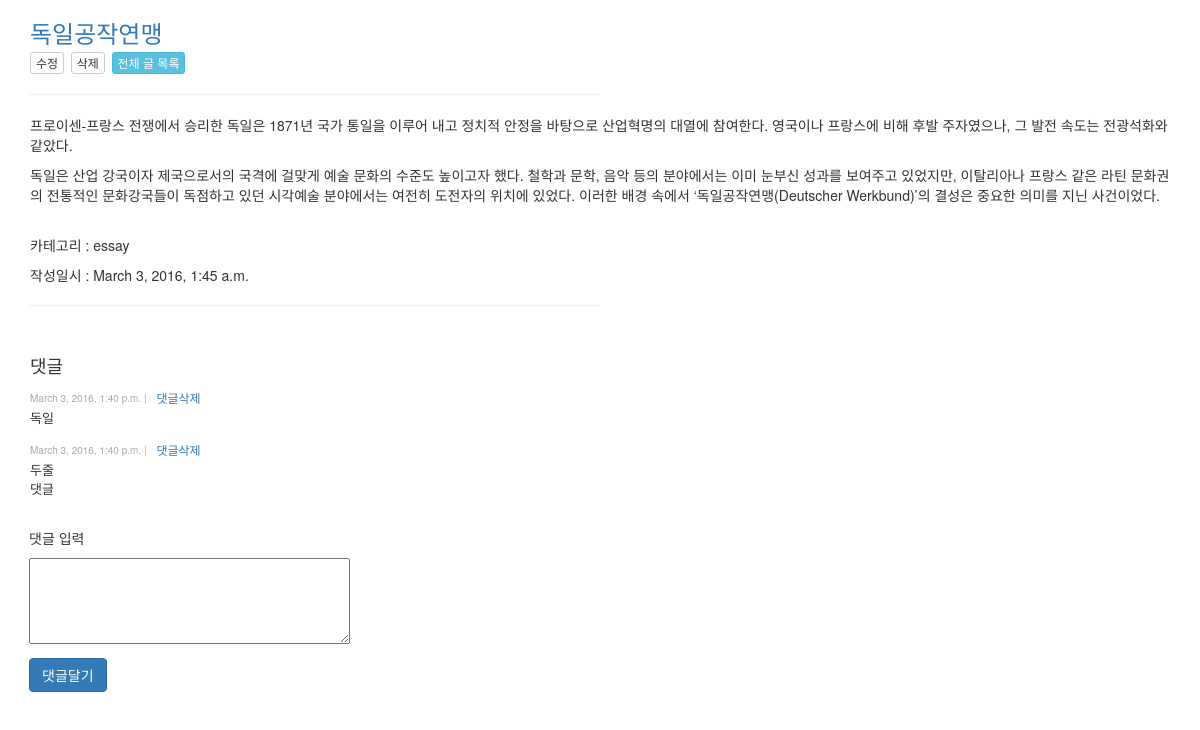
The app's page /post/17/ with its own data.
### blog/models.py (models this page shows, shortened)
class Post(models.Model):
    user = models.ForeignKey(settings.AUTH_USER_MODEL) # 유저만이 글을 쓸 수 있음
    title = models.CharField(max_length = 200, db_index = True)
    content = models.TextField() # 제한이 없는 아주 큰 문자열
    created_at = models.DateTimeField(auto_now_add = True) # 처음 데이터가 들어갈때 생성 일시가 자동으로 들어가도록
    updated_at = models.DateTimeField(auto_now = True) # 저장 시점의 일시 정보를 입력
    tags = models.ManyToManyField('Tag', blank = True) # 'Tag' 모델 클래스의 이름을 문자열로 하는 이유는 장고가 나중에 처리하도록 하기 위해서. 문자열이 아닐 경우 Post 클래스보다 앞에 있어야 함.
    category = models.ForeignKey(Category, null = True, blank = False) # null은 db에서 사용하는 것 blank는 폼에서 사용하는 것
    is_model_field = False
    class Meta: # 디폴트 정렬 기준 설정 - 가장 최근글 우선
        ordering = ('-created_at', '-pk')

class Category(models.Model):
    cat = models.CharField(max_length = 40)

class Comment(models.Model):
    post = models.ForeignKey(Post)
    content = models.TextField()
    created_at = models.DateTimeField(auto_now_add = True)
    updated_at = models.DateTimeField(auto_now = True)

### blog/views.py (the view, shortened to what this page needs)
# urls.py: url(r'^post/(?P<pk>[0-9]+)/$', blog_views.view_post, name='view_post'),
def view_post(request, pk):
    the_post = get_object_or_404(Post, pk=pk)
    the_comment = Comment.objects.filter(post=the_post)
    if request.method == 'GET':
        pass
    return render(request, 'view_post.html', {
        'post': the_post,
        'comment' : the_comment,
    })

### blog/templates/view_post.html (shortened to what this page needs)
{% extends 'blog_layout.html' %}
{% load bootstrap3 %}
{% block content %}
<div class="post_container">
    <div>
        <h3><a href="{% url 'view_post' pk=post.pk %}">{{ post.title }}</a><br>
          <a href="{% url 'edit_post' pk=post.pk %}">
              <button type="button" class="btn btn-default btn-xs">수정</button>
          </a>
          <a href="{% url 'delete_post' pk=post.pk %}">
              <button type="button" class="btn btn-default btn-xs">삭제</button>
          </a>
          <a href="{% url 'list_posts' %}">
              <button type="button" class="btn btn-info btn-xs">전체 글 목록</button>
          </a>
          <hr width="50%" align="left" />
      </div>
    <div class="post_content">
        <p>{{ post.content | linebreaks | default:"내용 없음."  }}</p>
    </div><br>
    <div>
        <p>카테고리 : {{ post.category.cat }}</p>
        <p>작성일시 : {{ post.created_at }}</p>
    </div>
    <hr width="50%" align="left" />
</div>
{% with comments=post.comment_set.all %}
    {% include 'list_comments.html' %}
{% endwith %}<br>
<form method="POST" action="" class="form-horizontal">
    <div class="form-group form-group-sm">
        <p>&emsp;댓글 입력</p>
        <p>
        &emsp;<textarea rows="4" cols="40" name="content"></textarea>
        </p>
        <p>
        &emsp;{% bootstrap_button "댓글달기" button_type="submit" button_class="btn-primary" %}
        </p>
    </div>
</form>
{% endblock %}

### blog/templates/list_comments.html
<div class="comment_container">
  <br><h4>댓글</h4>
    {% for comment in comments %}
    <div>
        <div style="display:inline" class="comment_info">{{ comment.user }} <font color=darkgrey size=1>{{ comment.created_at }} |</font></div>
        <a href="{% url 'delete_comment' pk=comment.pk %}">
            <button type="button" class="btn btn-link btn-xs">댓글삭제</button>
        </a>
        <div style="display:inline" class="comment_content"><font size=2>{{ comment.content | linebreaks }}</font></div>
    </div>
    {% empty %}
    <p><font size=2 color="darkgray">(댓글 없음)</font></p>
    {% endfor %}
</div>

### records on screen
Post: title "독일공작연맹", content "프로이센-프랑스 전쟁에서 승리한 독일은 1871년 국가 통일을 이루어 내고 정치적 안정을 바탕으로 산업혁명의 대열에 참여한다. 영국이나 프랑스에 비해 후발 주자였으나, 그 발전 속도는 전광석화와 같았다. 독일은 산업 강국이자 제국으로서의 국격에 걸맞게 예술 문화의 수준도 높이고자 했다. 철학과 문학, 음악 등의 분야에서는 이미 눈부신 성과를 보여주고 있었지만, 이탈리아나 프랑스 같은 라틴 문화권의 전통적인 문화강국들이 독점하고 있던 시각예술 분야에서는 여전히 도전자의 위치에 있었다. 이러한 배경 속에서 ‘독일공작연맹(Deutscher Werkbund)’의 결성은 중요한 의미를 지닌 사건이었다.", category.cat "essay", created_at "March 3, 2016, 1:45 a.m."
Comment: created_at "March 3, 2016, 1:40 p.m.", content "독일"
Comment: created_at "March 3, 2016, 1:40 p.m.", content "두줄 댓글"
